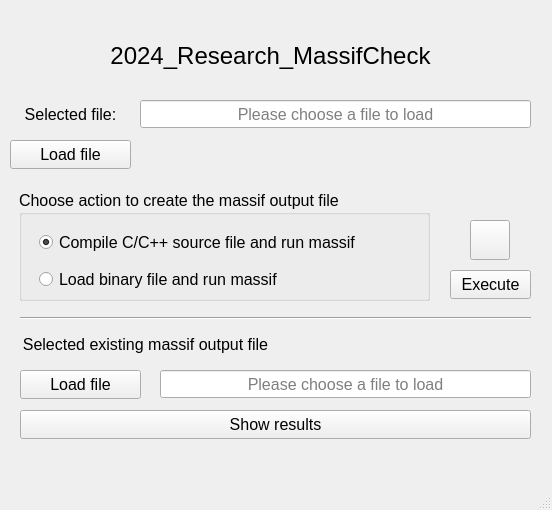
<?xml version="1.0" encoding="UTF-8"?>
<ui version="4.0">
 <class>MainWindow</class>
 <widget class="QMainWindow" name="MainWindow">
  <property name="geometry">
   <rect>
    <x>0</x>
    <y>0</y>
    <width>552</width>
    <height>510</height>
   </rect>
  </property>
  <property name="windowTitle">
   <string>MainWindow</string>
  </property>
  <widget class="QWidget" name="centralwidget">
   <widget class="QPushButton" name="btLoadFile">
    <property name="geometry">
     <rect>
      <x>10</x>
      <y>140</y>
      <width>121</width>
      <height>29</height>
     </rect>
    </property>
    <property name="font">
     <font>
      <pointsize>12</pointsize>
     </font>
    </property>
    <property name="text">
     <string>Load file</string>
    </property>
   </widget>
   <widget class="QPushButton" name="btExecute">
    <property name="geometry">
     <rect>
      <x>450</x>
      <y>270</y>
      <width>81</width>
      <height>29</height>
     </rect>
    </property>
    <property name="font">
     <font>
      <pointsize>12</pointsize>
     </font>
    </property>
    <property name="text">
     <string>Execute</string>
    </property>
   </widget>
   <widget class="QLineEdit" name="leFileName">
    <property name="geometry">
     <rect>
      <x>140</x>
      <y>100</y>
      <width>391</width>
      <height>28</height>
     </rect>
    </property>
    <property name="font">
     <font>
      <pointsize>12</pointsize>
     </font>
    </property>
    <property name="alignment">
     <set>Qt::AlignmentFlag::AlignCenter</set>
    </property>
    <property name="readOnly">
     <bool>true</bool>
    </property>
    <property name="placeholderText">
     <string>Please choose a file to load</string>
    </property>
   </widget>
   <widget class="QLabel" name="lbHeader">
    <property name="geometry">
     <rect>
      <x>0</x>
      <y>30</y>
      <width>541</width>
      <height>51</height>
     </rect>
    </property>
    <property name="font">
     <font>
      <pointsize>18</pointsize>
     </font>
    </property>
    <property name="layoutDirection">
     <enum>Qt::LayoutDirection::LeftToRight</enum>
    </property>
    <property name="text">
     <string>2024_Research_MassifCheck</string>
    </property>
    <property name="alignment">
     <set>Qt::AlignmentFlag::AlignCenter</set>
    </property>
   </widget>
   <widget class="QLabel" name="lbSelectedFile">
    <property name="geometry">
     <rect>
      <x>10</x>
      <y>100</y>
      <width>121</width>
      <height>29</height>
     </rect>
    </property>
    <property name="font">
     <font>
      <pointsize>12</pointsize>
     </font>
    </property>
    <property name="text">
     <string>Selected file:</string>
    </property>
    <property name="alignment">
     <set>Qt::AlignmentFlag::AlignCenter</set>
    </property>
   </widget>
   <widget class="QGroupBox" name="groupBox">
    <property name="geometry">
     <rect>
      <x>19</x>
      <y>190</y>
      <width>411</width>
      <height>111</height>
     </rect>
    </property>
    <property name="font">
     <font>
      <pointsize>12</pointsize>
     </font>
    </property>
    <property name="title">
     <string>Choose action to create the massif output file</string>
    </property>
    <widget class="QWidget" name="verticalLayoutWidget">
     <property name="geometry">
      <rect>
       <x>20</x>
       <y>34</y>
       <width>403</width>
       <height>75</height>
      </rect>
     </property>
     <layout class="QVBoxLayout" name="verticalLayout">
      <item>
       <widget class="QRadioButton" name="rbCompile">
        <property name="text">
         <string>Compile C/C++ source file and run massif</string>
        </property>
        <property name="checked">
         <bool>true</bool>
        </property>
       </widget>
      </item>
      <item>
       <widget class="QRadioButton" name="rbBinary">
        <property name="text">
         <string>Load binary file and run massif</string>
        </property>
        <property name="checked">
         <bool>false</bool>
        </property>
       </widget>
      </item>
     </layout>
    </widget>
   </widget>
   <widget class="QPushButton" name="btMassifOptions">
    <property name="geometry">
     <rect>
      <x>470</x>
      <y>220</y>
      <width>40</width>
      <height>40</height>
     </rect>
    </property>
    <property name="text">
     <string/>
    </property>
    <property name="icon">
     <iconset>
      <normaloff>../../Resources/settings_icon.jpg</normaloff>../../Resources/settings_icon.jpg</iconset>
    </property>
    <property name="iconSize">
     <size>
      <width>30</width>
      <height>30</height>
     </size>
    </property>
   </widget>
   <widget class="QPushButton" name="btShowResult">
    <property name="geometry">
     <rect>
      <x>20</x>
      <y>410</y>
      <width>511</width>
      <height>29</height>
     </rect>
    </property>
    <property name="font">
     <font>
      <pointsize>12</pointsize>
     </font>
    </property>
    <property name="text">
     <string>Show results</string>
    </property>
   </widget>
   <widget class="Line" name="line">
    <property name="geometry">
     <rect>
      <x>20</x>
      <y>310</y>
      <width>511</width>
      <height>16</height>
     </rect>
    </property>
    <property name="orientation">
     <enum>Qt::Orientation::Horizontal</enum>
    </property>
   </widget>
   <widget class="QLineEdit" name="leSelectedMassifOutFile">
    <property name="geometry">
     <rect>
      <x>160</x>
      <y>370</y>
      <width>371</width>
      <height>28</height>
     </rect>
    </property>
    <property name="font">
     <font>
      <pointsize>12</pointsize>
     </font>
    </property>
    <property name="alignment">
     <set>Qt::AlignmentFlag::AlignCenter</set>
    </property>
    <property name="readOnly">
     <bool>true</bool>
    </property>
    <property name="placeholderText">
     <string>Please choose a file to load</string>
    </property>
   </widget>
   <widget class="QLabel" name="lbSelectedMassifOutFile">
    <property name="geometry">
     <rect>
      <x>0</x>
      <y>330</y>
      <width>291</width>
      <height>29</height>
     </rect>
    </property>
    <property name="font">
     <font>
      <pointsize>12</pointsize>
     </font>
    </property>
    <property name="text">
     <string>Selected existing massif output file</string>
    </property>
    <property name="alignment">
     <set>Qt::AlignmentFlag::AlignCenter</set>
    </property>
   </widget>
   <widget class="QPushButton" name="btLoadMassifOutFile">
    <property name="geometry">
     <rect>
      <x>20</x>
      <y>370</y>
      <width>121</width>
      <height>29</height>
     </rect>
    </property>
    <property name="font">
     <font>
      <pointsize>12</pointsize>
     </font>
    </property>
    <property name="text">
     <string>Load file</string>
    </property>
   </widget>
  </widget>
  <widget class="QMenuBar" name="menubar">
   <property name="geometry">
    <rect>
     <x>0</x>
     <y>0</y>
     <width>552</width>
     <height>25</height>
    </rect>
   </property>
  </widget>
  <widget class="QStatusBar" name="statusbar"/>
 </widget>
 <resources/>
 <connections/>
</ui>
